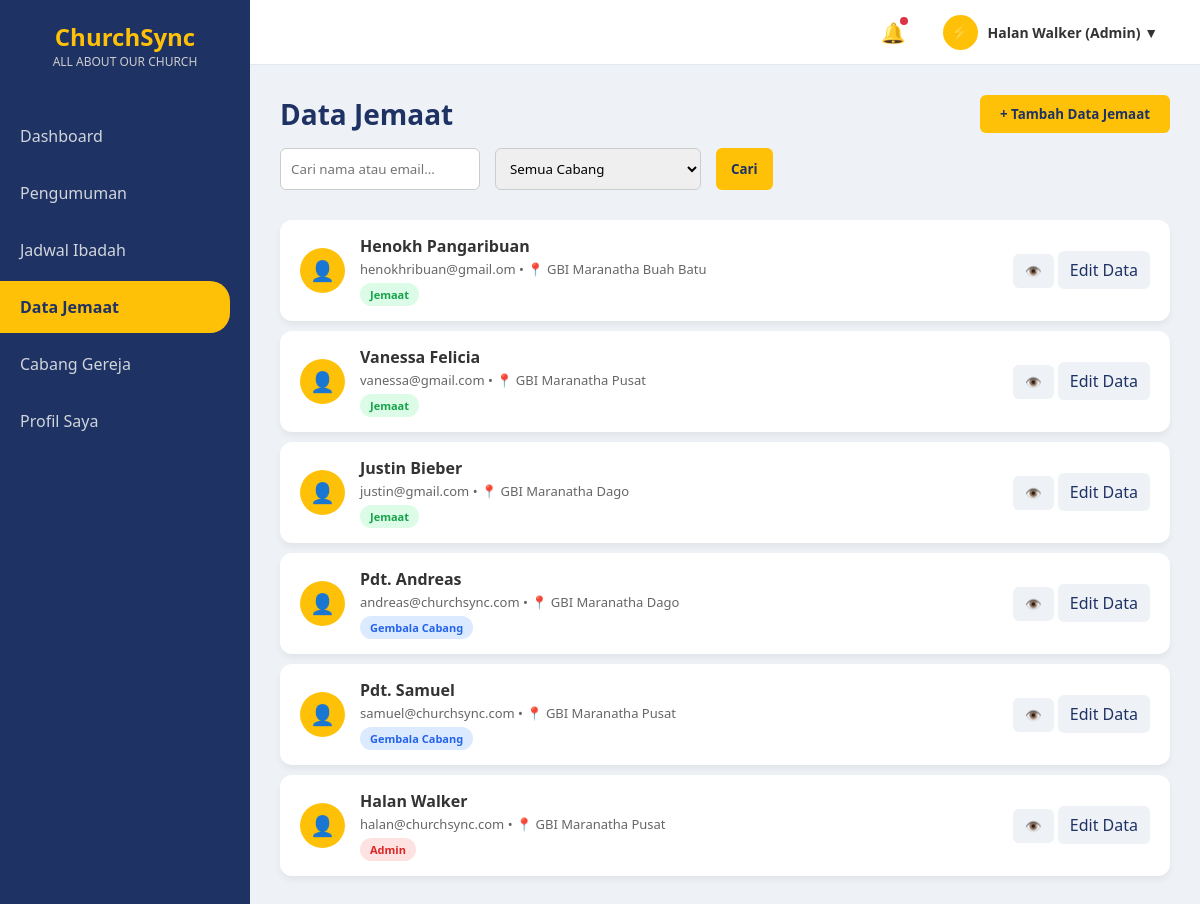
The app's page /admin/data_jemaat_admin.php (signed in) with its own data.
### tables this page shows
CREATE TABLE `jemaat` (
  `id_jemaat` int(20) NOT NULL AUTO_INCREMENT,
  `nama_lengkap` varchar(100) NOT NULL,
  `tanggal_lahir` date NOT NULL,
  `no_telp` varchar(100) NOT NULL,
  `alamat` varchar(255) NOT NULL,
  `email` varchar(100) NOT NULL,
  `password` varchar(100) NOT NULL,
  `role` enum('jemaat','gembala_cabang','admin') NOT NULL,
  `id_cabang` int(11) NOT NULL,
  PRIMARY KEY (`id_jemaat`),
  KEY `fk_jemaat_cabang` (`id_cabang`),
  CONSTRAINT `fk_jemaat_cabang` FOREIGN KEY (`id_cabang`) REFERENCES `cabang_gereja` (`id_cabang`)
);

CREATE TABLE `cabang_gereja` (
  `id_cabang` int(5) NOT NULL AUTO_INCREMENT,
  `nama_cabang` varchar(100) NOT NULL,
  `alamat_cabang` varchar(255) NOT NULL,
  PRIMARY KEY (`id_cabang`)
);

### admin/data_jemaat_admin.php (the view, shortened to what this page needs)
<?php
include '../koneksi.php';
$search = $_GET['search'] ?? '';
$where = [];
$where_sql = !empty($where) ? "WHERE " . implode(" AND ", $where) : "";
$query_jemaat = mysqli_query($conn, "
    SELECT j.*, c.nama_cabang
    FROM jemaat j
    LEFT JOIN cabang_gereja c ON j.id_cabang = c.id_cabang
    $where_sql
    ORDER BY j.id_jemaat DESC
");
?>
<!DOCTYPE html>
<html lang="id">
<head>
    <link rel="stylesheet" href="../style.css">
</head>
<body>
    <div class="sidebar">
        <div class="sidebar-logo">ChurchSync<span>ALL ABOUT OUR CHURCH</span></div>
        <nav>
            <a href="dashboard_admin.php" class="nav-link">Dashboard</a>
            <a href="pengumuman_admin.php" class="nav-link">Pengumuman</a>
            <a href="jadwal_admin_up.php" class="nav-link">Jadwal Ibadah</a>
            <a href="data_jemaat_admin.php" class="nav-link active">Data Jemaat</a>
            <a href="cabang_admin.php" class="nav-link">Cabang Gereja</a>
            <a href="profil_admin.php" class="nav-link">Profil Saya</a>
        </nav>
    </div>
    <div class="content-wrapper">
        <div class="top-navbar">
            <div class="navbar-right">
                <div class="noti-icon">🔔<span class="noti-badge"></span></div>
                <div class="user-profile-dropdown" onclick="toggleDropdown()">
                    <div class="nav-avatar">⚡</div>
                    <div class="nav-user-name">
                        <?= $_SESSION['nama_lengkap']; ?> (Admin) ▼
                    </div>
                </div>
            </div>
        </div>
        <div class="main-content">
            <div class="header-toolbar">
                <div class="page-title">
                    <h2>Data Jemaat</h2>
                    <div class="toolbar-actions">
                        <form method="GET" style="display: flex; gap: 15px;">
                            <input type="text" name="search" class="search-box"
                                placeholder="Cari nama atau email..."
                                value="<?= htmlspecialchars($search); ?>">
                            <select name="id_cabang" class="filter-box" onchange="this.form.submit()">
                                <option value="">Semua Cabang</option>
                            </select>
                            <button type="submit" class="btn-add" style="padding: 10px 15px;">Cari</button>
                        </form>
                    </div>
                </div>
                <div style="display: flex; gap: 10px;">
                    <button class="btn-add"
                        onclick="document.getElementById('modalTambahDataAdmin').style.display='flex'">
                        + Tambah Data Jemaat
                    </button>
                </div>
            </div>
            <?php while ($row = mysqli_fetch_assoc($query_jemaat)) : ?>
                <div class="list-card">
                    <div class="item-info">
                        <div class="avatar">👤</div>
                        <div class="item-text">
                            <h4><?= $row['nama_lengkap']; ?></h4>
                            <p>
                                <?= $row['email']; ?>
                                • 📍 <?= $row['nama_cabang'] ? htmlspecialchars($row['nama_cabang']) : 'Belum ada cabang'; ?>
                            </p>
                            <?php
                            $role = $row['role'];
                            if ($role == 'admin') {
                                $bg = '#fee2e2';
                                $color = '#dc2626';
                            } elseif ($role == 'gembala_cabang') {
                                $bg = '#dbeafe';
                                $color = '#2563eb';
                            } else {
                                $bg = '#dcfce7';
                                $color = '#16a34a';
                            }
                            ?>
                            <span style="
                                display:inline-block;
                                margin-top:5px;
                                background:<?= $bg ?>;
                                color:<?= $color ?>;
                                padding:4px 10px;
                                border-radius:20px;
                                font-size:11px;
                                font-weight:600;
                            ">
                                <?= ucwords(str_replace('_', ' ', strtolower($role))); ?>
                            </span>
                        </div>
                    </div>
                    <div class="action-btns">
                        <button
                            class="btn-edit"
                            onclick="viewJemaat(
                                '<?= addslashes($row['nama_lengkap']); ?>',
                                '<?= htmlspecialchars($row['email']); ?>',
                                '<?= htmlspecialchars($row['no_telp']); ?>',
                                '<?= htmlspecialchars($row['tanggal_lahir']); ?>',
                                '<?= addslashes($row['alamat']); ?>',
                                '<?= addslashes($row['nama_cabang']); ?>',
                                '<?= htmlspecialchars($row['role']); ?>'
                            )">
                            👁️
                        </button>
                        <a href="edit_jemaat.php?id=<?= $row['id_jemaat']; ?>"
                            class="btn-edit"
                            style="text-decoration:none;padding:8px 12px;border-radius:6px;">
                            Edit Data
                        </a>
                    </div>
                </div>
            <?php endwhile; ?>
        </div>
    </div>
</body>
</html>

### style.css (style rules this page uses)
:root { --primary-blue: #1e3264; --primary-yellow: #ffc107; --bg-light: #eef2f6; --card-bg: #ffffff; --text-dark: #333; --text-gray: #666; --tag-important: #dc3545; --tag-activity: #17a2b8; --tag-worship: #28a745; }
* { margin: 0; padding: 0; box-sizing: border-box; font-family: 'Segoe UI', Tahoma, Geneva, Verdana, sans-serif; }
body { display: flex; background-color: var(--bg-light); height: 100vh; }
.sidebar { width: 250px; background-color: var(--primary-blue); color: white; display: flex; flex-direction: column; padding: 20px 0; }
.sidebar-logo { text-align: center; font-size: 24px; font-weight: bold; color: var(--primary-yellow); margin-bottom: 40px; }
.sidebar-logo span { display: block; font-size: 12px; color: #ccc; font-weight: normal; }
.nav-link { padding: 15px 20px; color: #d1d5db; text-decoration: none; display: block; transition: 0.3s; margin-bottom: 5px; }
.nav-link:hover, .nav-link.active { background-color: var(--primary-yellow); color: var(--primary-blue); font-weight: bold; border-radius: 0 20px 20px 0; margin-right: 20px; }
.main-content { flex: 1; padding: 30px; overflow-y: auto; }
.content-wrapper { flex: 1; display: flex; flex-direction: column; height: 100vh; overflow: hidden; }
.top-navbar { height: 65px; background-color: #ffffff; display: flex; justify-content: flex-end; align-items: center; padding: 0 30px; border-bottom: 1px solid #e2e8f0; flex-shrink: 0; }
.navbar-right { display: flex; align-items: center; gap: 25px; }
.noti-icon { font-size: 20px; cursor: pointer; position: relative; user-select: none; }
.noti-badge { position: absolute; top: -2px; right: -2px; width: 8px; height: 8px; background-color: #dc3545; border-radius: 50%; }
.user-profile-dropdown { position: relative; display: flex; align-items: center; gap: 12px; cursor: pointer; padding: 6px 12px; border-radius: 8px; transition: 0.3s; user-select: none; }
.nav-avatar { width: 35px; height: 35px; background-color: var(--primary-yellow); border-radius: 50%; display: flex; align-items: center; justify-content: center; font-size: 16px; }
.nav-user-name { font-size: 14px; font-weight: 600; color: var(--text-dark); }

### admin/data_jemaat_admin.php (style rules this page uses)
.header-toolbar { display: flex; justify-content: space-between; align-items: flex-start; margin-bottom: 30px; }
.page-title h2 { color: var(--primary-blue); font-size: 28px; }
.toolbar-actions { display: flex; gap: 10px; margin-top: 15px; }
.search-box { padding: 10px; border: 1px solid #ccc; border-radius: 6px; width: 200px; }
.filter-box { padding: 10px; border: 1px solid #ccc; border-radius: 6px; }
.btn-add { background-color: var(--primary-yellow); color: var(--primary-blue); border: none; padding: 10px 20px; border-radius: 6px; font-weight: bold; cursor: pointer; }
.list-card { background: white; border-radius: 12px; padding: 15px 20px; box-shadow: 0 4px 6px rgba(0, 0, 0, 0.05); margin-bottom: 10px; display: flex; justify-content: space-between; align-items: center; }
.item-info { display: flex; align-items: center; gap: 15px; }
.avatar { width: 45px; height: 45px; background: var(--primary-yellow); border-radius: 50%; display: flex; align-items: center; justify-content: center; font-size: 20px; }
.item-text h4 { color: var(--text-dark); margin-bottom: 3px; }
.item-text p { color: var(--text-gray); font-size: 13px; }
.action-btns button { border: none; padding: 8px 12px; border-radius: 6px; cursor: pointer; font-weight: bold; margin-left: 5px; }
.btn-edit { background-color: #eef2f6; color: var(--primary-blue); }
.user-profile-dropdown { position: relative; display: flex; align-items: center; gap: 10px; cursor: pointer; }

### records on screen
jemaat: nama_lengkap "Henokh Pangaribuan", email "henokhribuan@gmail.om", id_cabang.nama_cabang "GBI Maranatha Buah Batu", role "Jemaat"
jemaat: nama_lengkap "Vanessa Felicia", email "vanessa@gmail.com", id_cabang.nama_cabang "GBI Maranatha Pusat", role "Jemaat"
jemaat: nama_lengkap "Justin Bieber", email "justin@gmail.com", id_cabang.nama_cabang "GBI Maranatha Dago", role "Jemaat"
jemaat: nama_lengkap "Pdt. Andreas", email "andreas@churchsync.com", id_cabang.nama_cabang "GBI Maranatha Dago", role "Gembala Cabang"
jemaat: nama_lengkap "Pdt. Samuel", email "samuel@churchsync.com", id_cabang.nama_cabang "GBI Maranatha Pusat", role "Gembala Cabang"
jemaat: nama_lengkap "Halan Walker", email "halan@churchsync.com", id_cabang.nama_cabang "GBI Maranatha Pusat", role "Admin"

### other values on screen
$_SESSION['nama_lengkap'] "Halan Walker"
